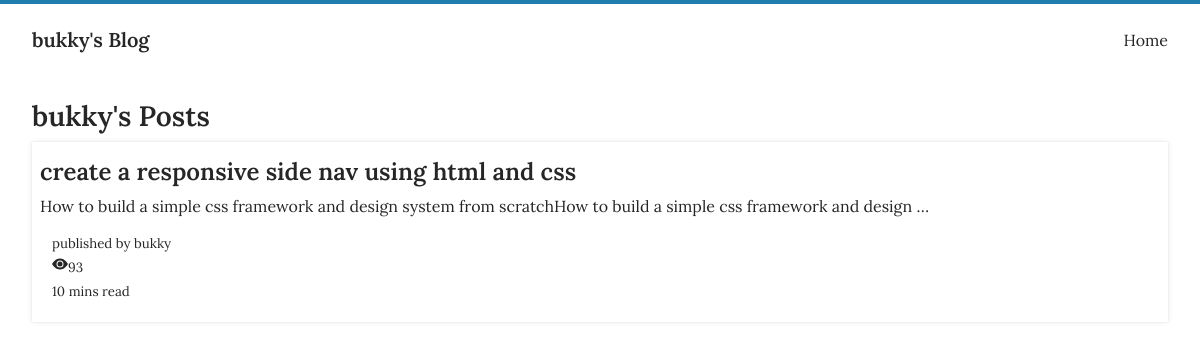
Page /bukky/posts/ on the earlier database version.
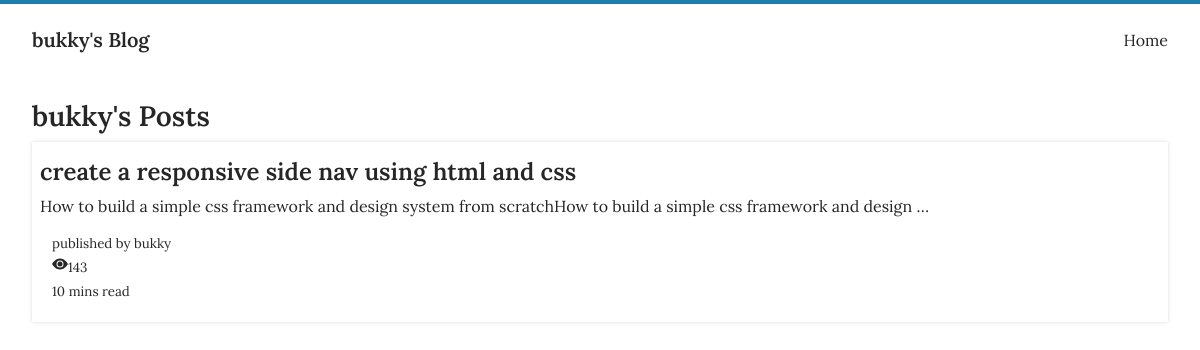
Same page on the later database version.
### main/models.py (models this page shows, shortened)
class Post(models.Model):
    title = models.CharField(max_length=200)
    tags = TaggableManager()
    content = RichTextField(blank=True, null=True)
    image = models.ImageField(upload_to='static/images', blank=True, null=True)
    image_credit = models.URLField(null=True, help_text="paste or type the link(optional)", blank=True)
    author = models.ForeignKey(settings.AUTH_USER_MODEL, on_delete=models.CASCADE, related_name='post')
    slug = models.SlugField(max_length=100, unique=True)
    updated = models.DateTimeField(auto_now=True)
    date_created = models.DateTimeField(default=timezone.now)
    status = models.IntegerField(choices=STATUS, default=0)
    likes = models.ManyToManyField(User, related_name='liked_posts', blank=True)
    view_count = models.IntegerField(default=0)
    favourite = models.ManyToManyField(User, related_name='favourite', blank=True)
    def get_absolute_url(self):
        return reverse('blog:detail', args=[self.slug])
    class Meta:
        ordering = ['date_created']
        verbose_name = 'Post'
        verbose_name_plural = 'Posts'

### main/views.py (the view)
# urls.py: path('<str:username>/posts/', views.user_posts, name='user_posts'),
def user_posts(request, username):
    user = User.objects.get(username=username)
    user_profile = Profile.objects.get(user=user)
    posts = Post.objects.filter(author=user)
    return render(request, 'main/user_page.html', {'posts': posts, 'user': user, 'user_profile': user_profile})

### main/templates/main/user_page.html (shortened to what this page needs)
   <!DOCTYPE html>
{% load static %}
<html>
<head>
  <link rel="stylesheet" type="text/css" href="{% static 'css/base.css' %}" />
    <link rel="stylesheet" type="text/css" href="https://stackpath.bootstrapcdn.com/font-awesome/4.7.0/css/font-awesome.min.css">
<body>
    <header class="container">
        <nav class="navbar">
          <div class="logo">
            <a href=""><h4>{{ user.username }}'s Blog</h4></a>
          </div>
          <div class="menu">
             <a href="{% url 'blog:home'%}">Home</a>
            </div>
        </nav>
        </header>
   <main class="container">
    <h2>{{ user.username }}'s Posts</h2>
    <ul>
    {% for post in posts %}
        <div class="card mb-4">
        <div class="card-text">
         <a href="{{ post.get_absolute_url }}"><h3>{{ post.title }}</h3></a>
            <p>{{post.content|safe|truncatewords:20}}</p>
        </div>
        <div style="padding:12px;">
      <small>published by <a href="{% url 'user:profile' post.author %}">{{post.author}}</a></small>
            <p><svg xmlns="http://www.w3.org/2000/svg" width="16" height="16" fill="currentColor" class="bi bi-eye-fill" viewBox="0 0 16 16">
                <path d="M0 8s3-5.5 8-5.5S16 8 16 8s-3 5.5-8 5.5S0 8 0 8m8 3.5a3.5 3.5 0 1 0 0-7 3.5 3.5 0 0 0 0 7"/><small>{{ post.view_count }}</small></p>
            <small>10 mins read</small>
        </div>
    </div>
    {% endfor %}
    </ul>
        </main>
</body>
</html>

Differences in the rows shown:
changed Post "create a responsive side nav using html and css": view_count "93" → "143"
